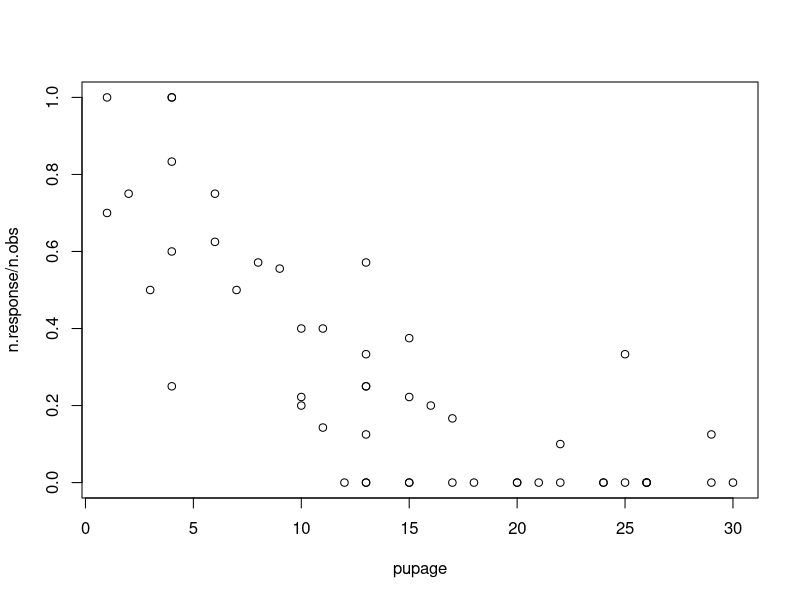
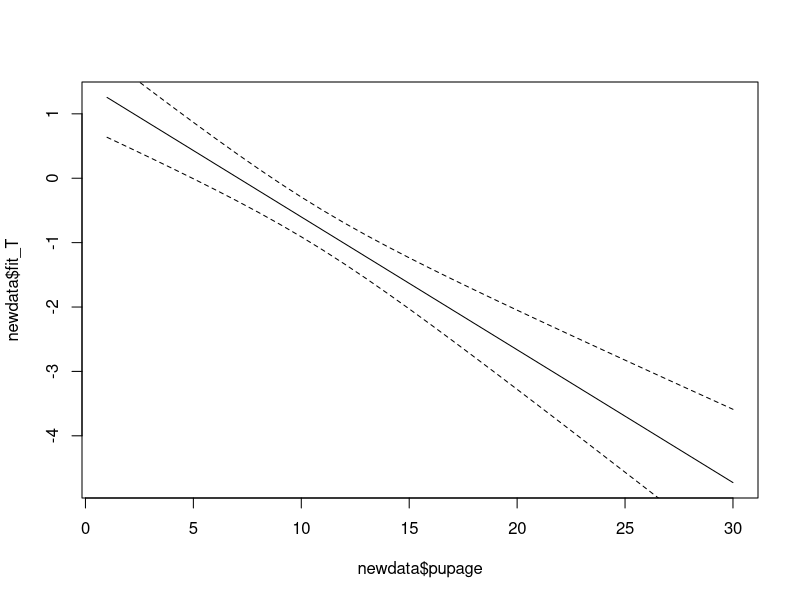
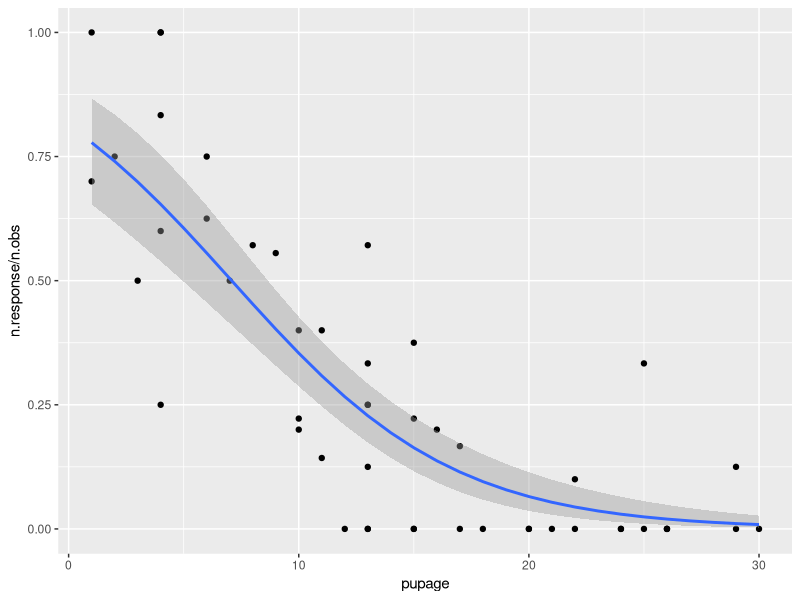

The R script that drew these images, in order: (Note: this script raises an error after producing the figures.)
# PRACTICAL 2: GENERALIZED LINEAR MODELS


#in this practical you will learn how to conduct generalised linear models in R

#setwd("/Users/kyletomlinson/Dropbox/Teaching/XTBG advanced stats 2021/Lectures/Lesson 2 Generalised linear models")

# PLEASE NOTE:
# The main functions we use here are found in the basic package of R installed on your computer
# That said, for a number of things we shall use additional packages that you will need to install. These are mentioned as they arise.
install.packages("arm")

library(ggplot2)
library(arm)

## EXAMPLE 2.1. LOGISTIC REGRESSION WITH BINOMIAL DATA 1: THE SEAL RESPONSE DATA
# A behavioural ecologist  approached 50 nursing seals several times over a 2 day period 
#and recorded the number of aggressive responses. She wanted to check if the age of cubs influences the probability of an aggressive response.

#upload the sealData1.csv file
#and look at its structure

seal <- read.csv('sealData1.csv', h=T)
summary(seal)
head(seal)
dim(seal)


#IMPORTANT: the present data  shows the total number of experimented for a given pupage in 'n.obs' and reports the PROPORTION of "successes" in 'n.response' , so we are not looking at the raw 0-1 data that was collected, but the actual sums of those individual "experiments" categorised by age. This is not a problem in R. As long as we know the total number of experiments ('n.obs'), and the number of successes ('n.response'), R will will be able to make the calculation, as you will see below.


#Now let's plot the proportion of successes against age

plot(n.response/n.obs~pupage,data=seal)

#here we can see the data is bound between 0 and 1 and appears to decline as pupge increases


#so lets run the generalised linear model to test whether age affects aggression
#for generalised linear models we use the glm() function
#we must specify:
#1. the regression relationship we are interested in (cbind(n.response, n.obs-n.response)~pupage)
#(cbind allows us to use the totals in the analysis. Essentially we are binding the number of successes ("n.response") with the number of failures ("n.obs-n.response") in each age category

#2. the residual distribution of the response (family=binomial)
#3. the source of the data for the analysis (seal)

#we can also specify the link function (logit), but this is not necessary
#because the glm will choose the canonical (standard) functions associated with the distribution
#of the response
#compare the two statements below; they should produce the same results

## fit the binomial model from the first day
mod.seal <- glm(cbind(n.response, n.obs-n.response)~pupage,
                data=seal,family=binomial(link=logit))
summary(mod.seal)            

mod.seal1 <- glm(cbind(n.response, n.obs-n.response)~pupage,
                 data=seal,family=binomial)
summary(mod.seal1)



#####################################################
############### RETURN TO LECTURE ###################
#####################################################

#PREDICTION

mod.seal <- glm(cbind(n.response, n.obs-n.response)~pupage,
                data=seal,family=binomial(link=logit))
summary(mod.seal)  


#now we will make a output figures using the derived linear generalised linear model

summary(seal)

## build new data frame to house predictions
##it should cover the same range as the values you have recorded in oberevations
newdata <- data.frame(pupage=1:30)
newdata
summary(mod.seal)
## make the predictions - notice the type='link' argument
preds <- predict(mod.seal, newdata=newdata,type= 'link', se.fit=T)

preds #the command produces a fitted value with standard error for each predictor value in newdata
summary(seal)
dim(seal)
## add CI predictions to new data frame in the transformed range 
# as n = 50 for original data, using z=1.96 to get the 95% CIs is reasonable

newdata$fit_T <- preds$fit
newdata$upr_T <- preds$fit+preds$se.fit*1.96
newdata$lwr_T <- preds$fit-preds$se.fit*1.96

## plot with prediction in the transformed range
plot(newdata$pupage,newdata$fit_T,type="l")
lines(newdata$pupage,newdata$upr_T,lty=2)
lines(newdata$pupage,newdata$lwr_T,lty=2)


#back-transform them with plogis to get response range
?plogis
head(newdata)
newdata$fit <- plogis(preds$fit)
newdata$upr <- plogis(preds$fit+preds$se.fit*1.96) 
newdata$lwr <- plogis(preds$fit-preds$se.fit*1.96)


head(newdata) #note the extra columns in the dataframe
str(newdata)


## plot raw data and model prediction in the response range
#for this we will use ggplot
ggplot(data=seal, aes(x=pupage, y=n.response/n.obs)) + geom_point()+
geom_smooth(data=newdata,aes(x=pupage, y=fit, ymin=lwr, ymax=upr),
              stat='identity')


#####################################################
############### RETURN TO LECTURE ###################
#####################################################

#INFERENCE

#returning to the seal problem, lets check whether the tested model explains a significant amount of deviance

## fit the tested model: aggression ~ pupage           
mod.seal1 <- glm(cbind(n.response, n.obs-n.response)~pupage, data=seal,family=binomial)
summary(mod.seal1)
# residual and null deviance estimates provided at the bottom for tested and null models respectively
logLik(mod.seal1)

       
       
## fit the null model: aggression ~ 1
mod.seal0 <- glm(cbind(n.response, n.obs-n.response)~1, data=seal,family=binomial)
summary(mod.seal0)
# residual and null deviances are identical
logLik(mod.seal0)


#how to get a saturated model? A saturated model has one parameter for each data point
#we can make a dummy to carry this
seal $x1 <- as.factor(1:nrow(seal))
summary(seal)
mod.sealS <- glm(cbind(n.response, n.obs-n.response)~x1, data=seal,family=binomial)
summary(mod.sealS)
#now you can see the residual deviance for the saturated model is basically zero
logLik(mod.sealS)

#so residual deviance for tested model is:
2*(logLik(mod.sealS)-logLik(mod.seal1))

#so residual deviance for null model is:
2*(logLik(mod.sealS)-logLik(mod.seal0))

#compare with output from summary(mod.seal1)
summary(mod.seal1)

#Now compare the residual and null deviances (ask whether there has been a significant reduction in the deviance caused by adding in the predictor pupage)
anova(mod.seal1,test='Chisq')
#the result shows that there is a very significant effect of age on agression


#if you want more detail, look at this explanation:
# https://stats.stackexchange.com/questions/316763/log-likelihood-function-in-poisson-regression
# https://en.wikipedia.org/wiki/Logistic_regression


##Please note: typically you would do this evaluation step before moving to prediction. However I introduce it the other way around because in that way you can see how the glm model prediction relates to the raw data. 
##########Over distribution
#check for overdispersion formally
chisq <- sum(resid(mod.seal1, type='pearson')^2)
chisq/df.residual(mod.seal1) ## much greater than 1

## significantly so?
1-pchisq(chisq, df.residual(mod.seal1)) ## non-significant


####################################################
############### RETURN TO LECTURE ###################
#####################################################
data <- read.csv("Toona data.csv")
computeCriticalDates(data)
head(data)
summary(data)
data$Tree <- as.factor(data$Tree )
data$RF <- as.factor(data$RF )
data$EZ

BDF$E <- ifelse(BDF$EZ > 0.5, 1, 0)
BDF$W <- ifelse(BDF$WZ > 0.5, 1, 0)
BDF$M <- ifelse(BDF$MZ > 0.5, 1, 0)

EZ_phase <- data%>%select(DY,EZ)%>%filter(DY<346)
EZ_phase <- na.exclude(EZ_phase)
EZ_phase$presence <- ifelse(EZ_phase$EZ>0,1,0)
head(EZ_phase)

mylogit <- glm(presence ~ DY, data = EZ_phase, family = "binomial")
summary(mylogit)

mod.qp <- glm(presence ~ DY, data = EZ_phase, family=quasipoisson(link=log))


##########model inference
## fit the tested model
# residual and null deviance estimates provided at the bottom for tested and null models respectively
logLik(mylogit)



## fit the null model: aggression ~ 1
mylogit0 <- glm(presence ~ 1, data = EZ_phase, family = "binomial")
summary(mylogit0)
# residual and null deviances are identical
logLik(mylogit0)


#how to get a saturated model? A saturated model has one parameter for each data point
#we can make a dummy to carry this
EZ_phase $x1 <- as.factor(1:nrow(EZ_phase))
summary(EZ_phase)
mylogitS <- glm(presence ~ x1, data = EZ_phase, family = "binomial")
summary(mylogitS)
#now you can see the residual deviance for the saturated model is basically zero
logLik(mylogitS)

#so residual deviance for tested model is:
2*(logLik(mylogitS)-logLik(mylogit))

anova(mylogit,test='Chisq')

#now check the residual diagnostics

par(mfrow=c(2,2)); plot(mylogit)
# perform an overdispersion test (recall we compare residual chi-sq to the residual degrees of freedom)
chisq <- sum(resid(mylogit, type='pearson')^2)
chisq/df.residual(mylogit) ## close to 1; no overdispersion problem
library(arm)
?binnedplot
x <- predict(mylogit)
y <- resid(mylogit)
binnedplot(x,y)
############################cambial activity

data <- read.csv("Toona data.csv")
computeCriticalDates(data)
head(data)
summary(data)
data$Tree <- as.factor(data$Tree )
data$RF <- as.factor(data$RF )
data$EZ


EZ_phase <- data%>%select(DY,EZ)%>%filter(DY<346)
EZ_phase <- na.exclude(EZ_phase)
EZ_phase$presence <- ifelse(EZ_phase$EZ>0,1,0)
head(EZ_phase)

mylogit <- glm(presence ~ DY, data = EZ_phase, family = "binomial")
summary(mylogit)

mod.qp <- glm(presence ~ DY, data = EZ_phase, family=quasipoisson(link=log))


##########model inference
## fit the tested model
# residual and null deviance estimates provided at the bottom for tested and null models respectively
logLik(mylogit)

## fit the null model: aggression ~ 1
mylogit0 <- glm(presence ~ 1, data = EZ_phase, family = "binomial")
summary(mylogit0)
# residual and null deviances are identical
logLik(mylogit0)


#how to get a saturated model? A saturated model has one parameter for each data point
#we can make a dummy to carry this
EZ_phase $x1 <- as.factor(1:nrow(EZ_phase))
summary(EZ_phase)
mylogitS <- glm(presence ~ x1, data = EZ_phase, family = "binomial")
summary(mylogitS)
#now you can see the residual deviance for the saturated model is basically zero
logLik(mylogitS)

#so residual deviance for tested model is:
2*(logLik(mylogitS)-logLik(mylogit))

anova(mylogit,test='Chisq')

#now check the residual diagnostics

par(mfrow=c(2,2)); plot(mylogit)
# perform an overdispersion test (recall we compare residual chi-sq to the residual degrees of freedom)
chisq <- sum(resid(mylogit, type='pearson')^2)
chisq/df.residual(mylogit) ## close to 1; no overdispersion problem

?binnedplot
x <- predict(mylogit)
y <- resid(mylogit)
binnedplot(x,y)

####################predict
##it should cover the same range as the values you have recorded in oberevations
summary(EZ_phase)
newdata <- data.frame(DY=39:318)
newdata

summary(mylogit)
## make the predictions - notice the type='link' argument
preds <- predict(mylogit, newdata=newdata,type= 'link', se.fit=T)
preds #the command produces a fitted value with standard error for each predictor value in newdata
summary(EZ_phase)
dim(EZ_phase)
newdata$fit_T <- preds$fit
newdata$upr_T <- preds$fit+preds$se.fit*1.96
newdata$lwr_T <- preds$fit-preds$se.fit*1.96

## plot with prediction in the transformed range
plot(newdata$DY,newdata$fit_T,type="l")
lines(newdata$DY,newdata$upr_T,lty=2)
lines(newdata$DY,newdata$lwr_T,lty=2)


head(newdata)
newdata$fit <- plogis(preds$fit)
newdata$upr <- plogis(preds$fit+preds$se.fit*1.96) 
newdata$lwr <- plogis(preds$fit-preds$se.fit*1.96)

head(newdata) #note the extra columns in the dataframe
str(newdata)

## plot raw data and model prediction in the response range
#for this we will use ggplot
ggplot(data=EZ_phase, aes(x=DY, y=presence)) + geom_point()+
  geom_smooth(data=newdata,aes(x=DY, y=fit, ymin=lwr, ymax=upr),
              stat='identity')
